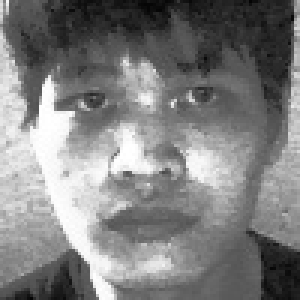
#> input picture dataset/034099001755.1.jpg, 100 x 100 px (shown 3 times larger); its folder holds only this picture in this run
$ python training.py
#> lines starting #> are read from the running program, lines starting #| are printed output that depends on the picture
import os
import cv2
import numpy as np
import math

def adjust_gamma(image, gamma=0.2):
	invGamma = 1.0 / gamma
	table = np.array([((i / 255.0) ** invGamma) * 255
		for i in np.arange(0, 256)]).astype("uint8")
	return cv2.LUT(image, table)

def preprocessing(img, gamma=0.2, sigma0=1.0, sigma1=2.0, norm=10):
    img = adjust_gamma(img, gamma)

    if sigma0>0 and sigma1>0:
        ksize1 = np.arange(math.ceil(-3.0*sigma0-0.5), math.floor(3.0*sigma0+0.5), 1).size
        ksize2 = np.arange(math.ceil(-3.0*sigma1-0.5), math.floor(3.0*sigma1+0.5), 1).size
        if ksize1%2==0: ksize1+=1
        if ksize2%2==0: ksize2+=1
        gaussian1 = cv2.GaussianBlur(img, (ksize1,ksize1), sigma0, borderType=cv2.BORDER_REPLICATE)
        gaussian2 = cv2.GaussianBlur(img, (ksize2,ksize2), sigma1, borderType=cv2.BORDER_REPLICATE)
        img = gaussian1 - gaussian2

    if norm:
        a = 0.1
        trim = abs(norm)
        img_a = np.power(np.absolute(img), a)
        img = img/(np.power(np.mean(img_a), 1/a))

        img_b = np.power(np.minimum(np.full(img.shape,trim),np.absolute(img)), a)
        img = img/(np.power(np.mean(img_b), 1/a))

        img = trim*np.tanh(img/trim)
    return img

def load_dataset(path):
#> called with path = 'dataset/'
    dataset = {}
    for file in os.listdir(path):
        if file[-3:] in ['jpg', 'png']:
            name = os.path.split(file)[-1].split('.')[1]
            print('Loaded',file, 'with name_id', name)
            img = cv2.imread(os.path.join(path,file), cv2.IMREAD_GRAYSCALE)
#> img is the input picture: shape (100, 100); min 4, max 255, mean 126.8
            if img.shape != (100,100):
                img = img.resize(img, (100,100))
            img = cv2.equalizeHist(img)
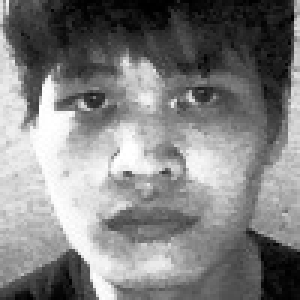
#> img: shape (100, 100) (shown 3 times larger); min 0, max 255, mean 128.1
            # img = preprocessing(img, 0.2)
            img = np.asarray(img)
            dataset.update({name: img})
        else:
            pass
    return dataset

def create_matrix(face_dataset):
    face_num = len(face_dataset)
    face_matrix = np.zeros((10000, face_num))
    i = 0
    for k in face_dataset.keys():
        face_matrix[:, i] = face_dataset[k].flatten()
        i += 1
    mean_face = np.empty((1,10000), float)
    mean_face = face_matrix.sum(axis=1)/face_num
    for i in range(face_num):
        face_matrix[:, i] = face_matrix[:, i] - mean_face
    return face_matrix, mean_face

def pca(face_matrix):
    face_num = face_matrix.shape[1]
    eigen_num = face_num
    cov_matrix = np.matmul(face_matrix.transpose(), face_matrix)/face_num
    eigen_values, eigen_vectors = np.linalg.eig(cov_matrix)
    eigen_vectors = eigen_vectors[:, eigen_values.argsort()[::-1]][:, 0:eigen_num]
    eigen_vectors = np.matmul(face_matrix, eigen_vectors)
    eigen_faces = np.empty((eigen_num, face_num))
    for i in range(face_num):
        eigen_faces[:, i] = np.matmul(face_matrix[:, i].transpose(), eigen_vectors).transpose()
    return cov_matrix, eigen_vectors, eigen_faces

if __name__ == '__main__':
	dataset = load_dataset('dataset/')
#> dataset = 1 item
	face_matrix, mean_face = create_matrix(dataset)
#> in create_matrix, `face_num = len(face_dataset)`: face_num = 1
#> the loop in create_matrix, `for k in face_dataset.keys():` made 1 pass
#> (k, i) on pass 1: ('1', 1)
#> after the loop in create_matrix, `for k in face_dataset.keys():`: face_matrix = 10000 values, max 255 at index 3015, min 0 at index 55, mean 128.1; i = 1
#> in create_matrix, `mean_face = face_matrix.sum(axis=1)/face_num`: mean_face has the same summary as face_matrix
#> after the loop in create_matrix, `for i in range(face_num):`: face_matrix = 10000 values from 0 to 0
#> face_matrix = 10000 values from 0 to 0; mean_face = 10000 values, max 255 at index 3015, min 0 at index 55, mean 128.1
	if not os.path.exists('model'):
		os.mkdir('model')
	with open('model/name_list.txt', 'w') as name_list:
		for k in dataset.keys():
			name_list.write(k+'\n')
#> this loop made 1 pass
#> k on pass 1: '1'
	cov, eigen_vectors, eigen_faces = pca(face_matrix)
#> in pca, `cov_matrix = np.matmul(face_matrix.transpose(), face_matrix)/face_num`: cov_matrix = [0]
#> in pca, `eigen_values, eigen_vectors = np.linalg.eig(cov_matrix)`: eigen_vectors = [1]
#> in pca, `eigen_vectors = np.matmul(face_matrix, eigen_vectors)`: eigen_vectors = 10000 values from 0 to 0
#> cov = [0]; eigen_vectors = 10000 values from 0 to 0; eigen_faces = [0]
	np.savetxt('model/eigen_faces.csv', eigen_faces, delimiter=',')
	np.savetxt('model/eigen_vectors.csv', eigen_vectors, delimiter=',')
	np.savetxt('model/mean_face.csv', mean_face, delimiter=',')

	print('Saved mean_face', mean_face.shape, 'to model/mean_face.csv.')
#| Saved mean_face (10000,) to model/mean_face.csv.
	print('Saved eigen_vectors', eigen_vectors.shape, 'to model/mean_face.csv.')
#| Saved eigen_vectors (10000, 1) to model/mean_face.csv.
	print('Saved eigen_faces', eigen_faces.shape, 'to model/mean_face.csv.')
#| Saved eigen_faces (1, 1) to model/mean_face.csv.

$ run again, on dataset/034099001755.5.jpg
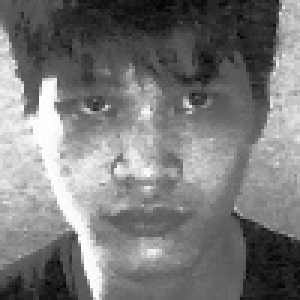
#> input picture dataset/034099001755.5.jpg, 100 x 100 px (shown 3 times larger)
#> in load_dataset, img is the input picture: shape (100, 100); min 4, max 255, mean 121.1
#> in load_dataset, `img = cv2.equalizeHist(img)`:
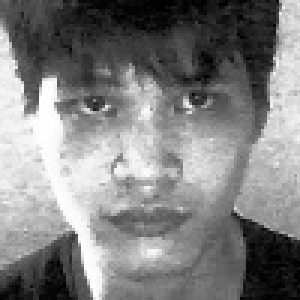
#> img: shape (100, 100) (shown 3 times larger); min 0, max 255, mean 128.1
#> dataset = 1 item
#> in create_matrix, `face_num = len(face_dataset)`: face_num = 1
#> the loop in create_matrix, `for k in face_dataset.keys():` made 1 pass
#> (k, i) on pass 1: ('5', 1)
#> after the loop in create_matrix, `for k in face_dataset.keys():`: face_matrix = 10000 values, max 255 at index 3015, min 0 at index 54, mean 128.1; i = 1
#> in create_matrix, `mean_face = face_matrix.sum(axis=1)/face_num`: mean_face has the same summary as face_matrix
#> after the loop in create_matrix, `for i in range(face_num):`: face_matrix = 10000 values from 0 to 0
#> `face_matrix, mean_face = create_matrix(dataset)`: mean_face = 10000 values, max 255 at index 3015, min 0 at index 54, mean 128.1
#> the loop `for k in dataset.keys():` made 1 pass
#> k on pass 1: '5'
#> cov_matrix = [0]
#> in pca, `eigen_values, eigen_vectors = np.linalg.eig(cov_matrix)`: eigen_vectors = [1]
#> in pca, `eigen_vectors = np.matmul(face_matrix, eigen_vectors)`: eigen_vectors = 10000 values from 0 to 0
#> `cov, eigen_vectors, eigen_faces = pca(face_matrix)`: cov = [0]; eigen_vectors = 10000 values from 0 to 0; eigen_faces = [0]
#| Saved mean_face (10000,) to model/mean_face.csv.
#| Saved eigen_vectors (10000, 1) to model/mean_face.csv.
#| Saved eigen_faces (1, 1) to model/mean_face.csv.

$ run again, on dataset/034099001755.6.jpg
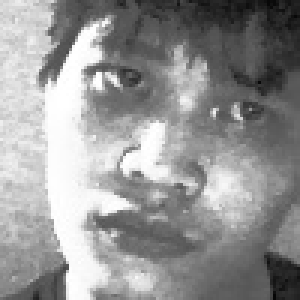
#> input picture dataset/034099001755.6.jpg, 100 x 100 px (shown 3 times larger)
#> in load_dataset, img is the input picture: shape (100, 100); min 6, max 255, mean 148.5
#> in load_dataset, `img = cv2.equalizeHist(img)`:
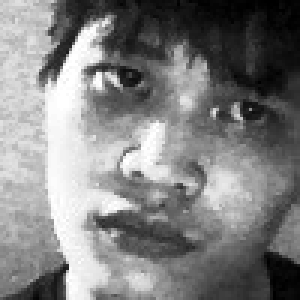
#> img: shape (100, 100) (shown 3 times larger); min 0, max 255, mean 128.1
#> dataset = 1 item
#> in create_matrix, `face_num = len(face_dataset)`: face_num = 1
#> the loop in create_matrix, `for k in face_dataset.keys():` made 1 pass
#> (k, i) on pass 1: ('6', 1)
#> after the loop in create_matrix, `for k in face_dataset.keys():`: face_matrix = 10000 values, max 255 at index 1028, min 0 at index 88, mean 128.1; i = 1
#> in create_matrix, `mean_face = face_matrix.sum(axis=1)/face_num`: mean_face has the same summary as face_matrix
#> after the loop in create_matrix, `for i in range(face_num):`: face_matrix = 10000 values from 0 to 0
#> `face_matrix, mean_face = create_matrix(dataset)`: mean_face = 10000 values, max 255 at index 1028, min 0 at index 88, mean 128.1
#> the loop `for k in dataset.keys():` made 1 pass
#> k on pass 1: '6'
#> cov_matrix = [0]
#> in pca, `eigen_values, eigen_vectors = np.linalg.eig(cov_matrix)`: eigen_vectors = [1]
#> in pca, `eigen_vectors = np.matmul(face_matrix, eigen_vectors)`: eigen_vectors = 10000 values from 0 to 0
#> `cov, eigen_vectors, eigen_faces = pca(face_matrix)`: cov = [0]; eigen_vectors = 10000 values from 0 to 0; eigen_faces = [0]
#| Saved mean_face (10000,) to model/mean_face.csv.
#| Saved eigen_vectors (10000, 1) to model/mean_face.csv.
#| Saved eigen_faces (1, 1) to model/mean_face.csv.

$ run again, on dataset/034099001755.7.jpg
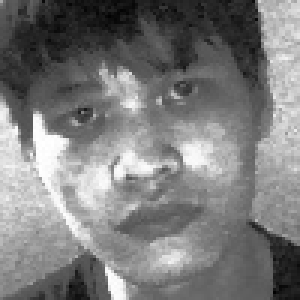
#> input picture dataset/034099001755.7.jpg, 100 x 100 px (shown 3 times larger)
#> in load_dataset, img is the input picture: shape (100, 100); min 2, max 255, mean 123.5
#> in load_dataset, `img = cv2.equalizeHist(img)`:
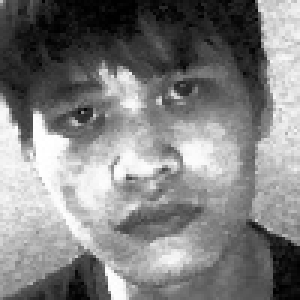
#> img: shape (100, 100) (shown 3 times larger); min 0, max 255, mean 128.1
#> dataset = 1 item
#> in create_matrix, `face_num = len(face_dataset)`: face_num = 1
#> the loop in create_matrix, `for k in face_dataset.keys():` made 1 pass
#> (k, i) on pass 1: ('7', 1)
#> after the loop in create_matrix, `for k in face_dataset.keys():`: face_matrix = 10000 values, max 255 at index 4112, min 0 at index 123, mean 128.1; i = 1
#> in create_matrix, `mean_face = face_matrix.sum(axis=1)/face_num`: mean_face has the same summary as face_matrix
#> after the loop in create_matrix, `for i in range(face_num):`: face_matrix = 10000 values from 0 to 0
#> `face_matrix, mean_face = create_matrix(dataset)`: mean_face = 10000 values, max 255 at index 4112, min 0 at index 123, mean 128.1
#> the loop `for k in dataset.keys():` made 1 pass
#> k on pass 1: '7'
#> cov_matrix = [0]
#> in pca, `eigen_values, eigen_vectors = np.linalg.eig(cov_matrix)`: eigen_vectors = [1]
#> in pca, `eigen_vectors = np.matmul(face_matrix, eigen_vectors)`: eigen_vectors = 10000 values from 0 to 0
#> `cov, eigen_vectors, eigen_faces = pca(face_matrix)`: cov = [0]; eigen_vectors = 10000 values from 0 to 0; eigen_faces = [0]
#| Saved mean_face (10000,) to model/mean_face.csv.
#| Saved eigen_vectors (10000, 1) to model/mean_face.csv.
#| Saved eigen_faces (1, 1) to model/mean_face.csv.

$ run again, on dataset/034099001755.2.jpg
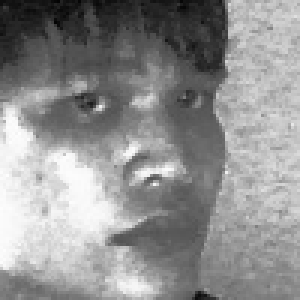
#> input picture dataset/034099001755.2.jpg, 100 x 100 px (shown 3 times larger)
#> in load_dataset, img is the input picture: shape (100, 100); min 3, max 254, mean 143.8
#> in load_dataset, `img = cv2.equalizeHist(img)`:
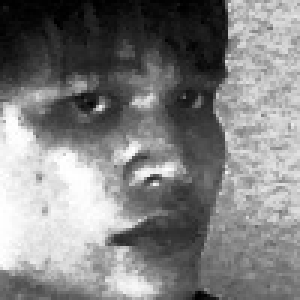
#> img: shape (100, 100) (shown 3 times larger); min 0, max 255, mean 128.2
#> dataset = 1 item
#> in create_matrix, `face_num = len(face_dataset)`: face_num = 1
#> the loop in create_matrix, `for k in face_dataset.keys():` made 1 pass
#> (k, i) on pass 1: ('2', 1)
#> after the loop in create_matrix, `for k in face_dataset.keys():`: face_matrix = 10000 values, max 255 at index 4003, min 0 at index 17, mean 128.2; i = 1
#> in create_matrix, `mean_face = face_matrix.sum(axis=1)/face_num`: mean_face has the same summary as face_matrix
#> after the loop in create_matrix, `for i in range(face_num):`: face_matrix = 10000 values from 0 to 0
#> `face_matrix, mean_face = create_matrix(dataset)`: mean_face = 10000 values, max 255 at index 4003, min 0 at index 17, mean 128.2
#> the loop `for k in dataset.keys():` made 1 pass
#> k on pass 1: '2'
#> cov_matrix = [0]
#> in pca, `eigen_values, eigen_vectors = np.linalg.eig(cov_matrix)`: eigen_vectors = [1]
#> in pca, `eigen_vectors = np.matmul(face_matrix, eigen_vectors)`: eigen_vectors = 10000 values from 0 to 0
#> `cov, eigen_vectors, eigen_faces = pca(face_matrix)`: cov = [0]; eigen_vectors = 10000 values from 0 to 0; eigen_faces = [0]
#| Saved mean_face (10000,) to model/mean_face.csv.
#| Saved eigen_vectors (10000, 1) to model/mean_face.csv.
#| Saved eigen_faces (1, 1) to model/mean_face.csv.
